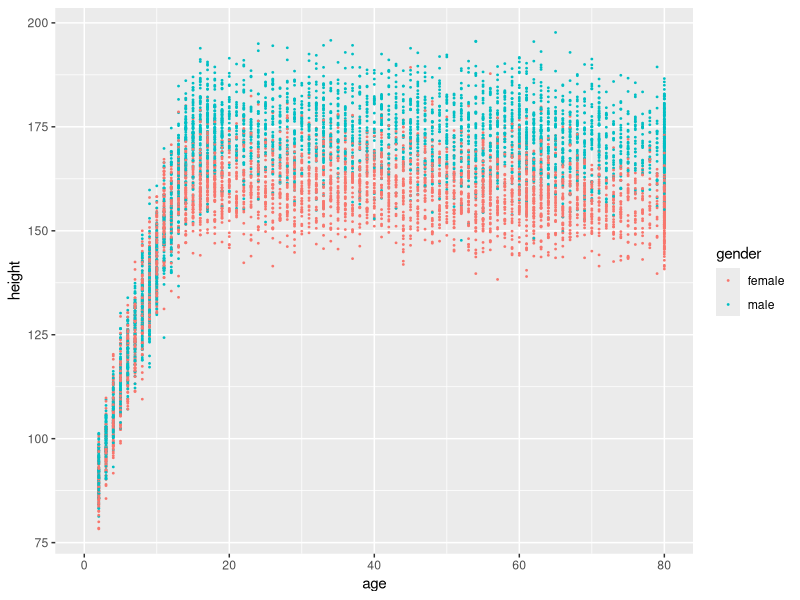

Write R code to recreate this figure.
## ---- chunk 1
suppressPackageStartupMessages({
  library( tidyverse )
  library( dslabs ) })

head( murders )
## ---- chunk 2
murders %>%
group_by( region ) %>%
summarise( 
  population = sum(population), 
  murders = sum(total) ) %>%
mutate( rate = murders / population * 100000 )
## ---- chunk 3
read.csv( "data_on_git/nhanes.csv" ) -> nhanes

nhanes %>%
ggplot() +
  geom_point( aes( x=age, y=height, col=gender ), size=.3 )
## ---- chunk 4
nhanes %>%
filter( age >= 18 )  %>%
group_by( gender ) %>%
summarise( avg_height = mean( height, na.rm=TRUE ) )
## ---- chunk 5
7 + NA
## ---- chunk 6
tibble(
  Gemeinde = c( "Astadt", "Bedorf", "Ceheim", "Deburg" ),
  Einwohner = c( 13245, 12716, 8452, 33417 ),
  Arbeitslose = c( 1020, 832, NA, 1995 )
) -> zett_tabelle

zett_tabelle
## ---- chunk 7
zett_tabelle %>% mutate( Alr = Arbeitslose / Einwohner )
## ---- chunk 8
zett_tabelle %>%
summarise( sum(Einwohner), sum(Arbeitslose) )
## ---- chunk 9
is.na( c( 13, 15, 7.2, NA, -3.5 ) )
## ---- chunk 10
!is.na( c( 13, 15, 7.2, NA, -3.5 ) )
## ---- chunk 11
zett_tabelle %>%
filter( !is.na(Arbeitslose) )
## ---- chunk 12
zett_tabelle %>%
filter( !is.na(Arbeitslose) ) %>%
summarise( Alr = sum(Arbeitslose) / sum(Einwohner) )
## ---- chunk 13
v <- c( 3, 5, 7, NA, -3 )

sum( v )

sum( v, na.rm=TRUE )
## ---- chunk 14
zett_tabelle %>%
summarise( Alr = sum(Arbeitslose, na.rm=TRUE) / sum(Einwohner, na.rm=TRUE) )
## ---- chunk 15
zett_tabelle %>%
mutate( Antwort = Einwohner>10000 & Arbeitslose<1000 )  
## ---- chunk 16
nhanes %>%
filter( age >= 18 & !is.na(height) ) %>%
group_by( gender, ethnicity ) %>%
summarise( avg_height = mean(height) )
## ---- chunk 17
nhanes %>%
filter( age >= 18 & !is.na(height) ) %>%
group_by( gender, ethnicity ) %>%
summarise( avg_height = mean(height), n=n() )
## ---- chunk 18
v <- c( -2, 3, 7, 10, 0 )
v > 5
sum( v>5 )
## ---- chunk 19
v <- c( -2, NA, 7, 10, 0 )
v > 5
sum( v>5 )
sum( v>5, na.rm=TRUE )
